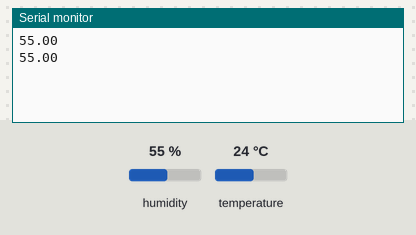
A sketch run on a simulated Arduino Uno, built with avr-gcc and run on an emulated ATmega328P. On the bench: the last lines printed to the serial monitor. Inputs (shaded band) come from the test bench; at power-on: humidity 55 %, temperature 24 °C.

Above: at 2.8 s.
2.9 s: humidity set to 22 %
At 5.3 s:
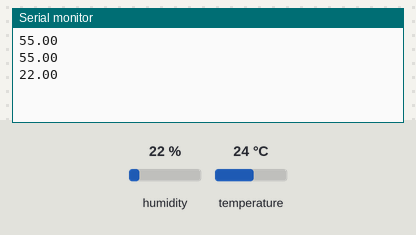
5.6 s: humidity set to 40 %
At 6.5 s:
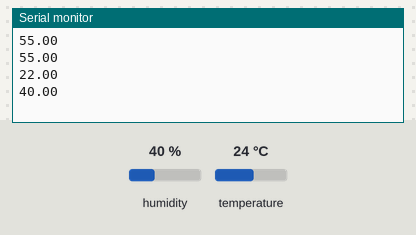
Timing chart, 0 to 8.6 s (numbered marks = the images above; inputs shaded):
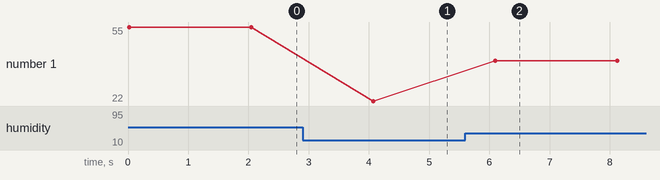

Measured:
- after the input at 2.9 s, the serial monitor: prints a new line after 1.2 s (image 1)
- after the input at 5.6 s, the serial monitor: prints a new line after 0.49 s (image 2)
- plotted number 1: 55 → 22 after the input at 2.9 s, 22 → 40 after the input at 5.6 s

The sketch:

codigoArduino.ino
```cpp
#include "DHT.h" // incluind a biblioteca DHT

#define TIPO_SENSOR  DHT11 // UTILIZANDO A O "TIPO_SENSOR" DA BIBLIOTECA PARA DEFINIR O SENSOR DHT11

const int PINO_SENSOR_DHT11 = A0; // declarando uma variável que não altera e atribuindo a entrada A0 do arduíno para captação de dados

DHT sensorDHT (PINO_SENSOR_DHT11, TIPO_SENSOR); //

void setup() {

  Serial.begin(9600); // ela inicia o arduíno para que comece a captação de dados

  sensorDHT.begin(); // comando para iniciar a placa

}

void loop() {
  float umidade = sensorDHT.readHumidity();

  if (isnan(umidade)){

    Serial.println("Erro ao Ler os Dados do Sensor!!");

  } else{

    Serial.print(umidade);
    Serial.println(" ");

    delay(2000);

  }

}
```
